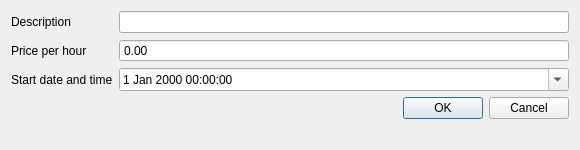
<?xml version="1.0" encoding="UTF-8"?>
<ui version="4.0">
 <class>StartWorkDialog</class>
 <widget class="QDialog" name="StartWorkDialog">
  <property name="geometry">
   <rect>
    <x>0</x>
    <y>0</y>
    <width>580</width>
    <height>150</height>
   </rect>
  </property>
  <property name="windowTitle">
   <string>Dialog</string>
  </property>
  <layout class="QFormLayout" name="formLayout">
   <item row="0" column="0">
    <widget class="QLabel" name="label">
     <property name="text">
      <string>Description</string>
     </property>
    </widget>
   </item>
   <item row="0" column="1">
    <widget class="QLineEdit" name="description"/>
   </item>
   <item row="1" column="0">
    <widget class="QLabel" name="label_2">
     <property name="text">
      <string>Price per hour</string>
     </property>
    </widget>
   </item>
   <item row="1" column="1">
    <widget class="QDoubleSpinBox" name="pricePerHour">
     <property name="buttonSymbols">
      <enum>QAbstractSpinBox::NoButtons</enum>
     </property>
     <property name="maximum">
      <double>99999.990000000005239</double>
     </property>
    </widget>
   </item>
   <item row="2" column="0">
    <widget class="QLabel" name="label_3">
     <property name="text">
      <string>Start date and time</string>
     </property>
    </widget>
   </item>
   <item row="3" column="0" colspan="2">
    <widget class="QDialogButtonBox" name="buttonBox">
     <property name="orientation">
      <enum>Qt::Horizontal</enum>
     </property>
     <property name="standardButtons">
      <set>QDialogButtonBox::Cancel|QDialogButtonBox::Ok</set>
     </property>
    </widget>
   </item>
   <item row="2" column="1">
    <widget class="QDateTimeEdit" name="start">
     <property name="calendarPopup">
      <bool>true</bool>
     </property>
    </widget>
   </item>
  </layout>
 </widget>
 <resources/>
 <connections>
  <connection>
   <sender>buttonBox</sender>
   <signal>accepted()</signal>
   <receiver>StartWorkDialog</receiver>
   <slot>accept()</slot>
   <hints>
    <hint type="sourcelabel">
     <x>248</x>
     <y>254</y>
    </hint>
    <hint type="destinationlabel">
     <x>157</x>
     <y>274</y>
    </hint>
   </hints>
  </connection>
  <connection>
   <sender>buttonBox</sender>
   <signal>rejected()</signal>
   <receiver>StartWorkDialog</receiver>
   <slot>reject()</slot>
   <hints>
    <hint type="sourcelabel">
     <x>316</x>
     <y>260</y>
    </hint>
    <hint type="destinationlabel">
     <x>286</x>
     <y>274</y>
    </hint>
   </hints>
  </connection>
 </connections>
</ui>
